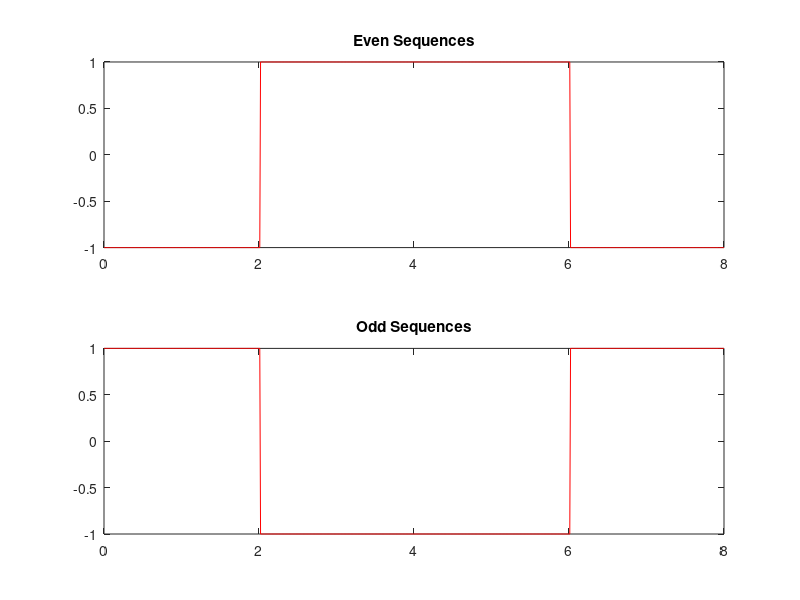
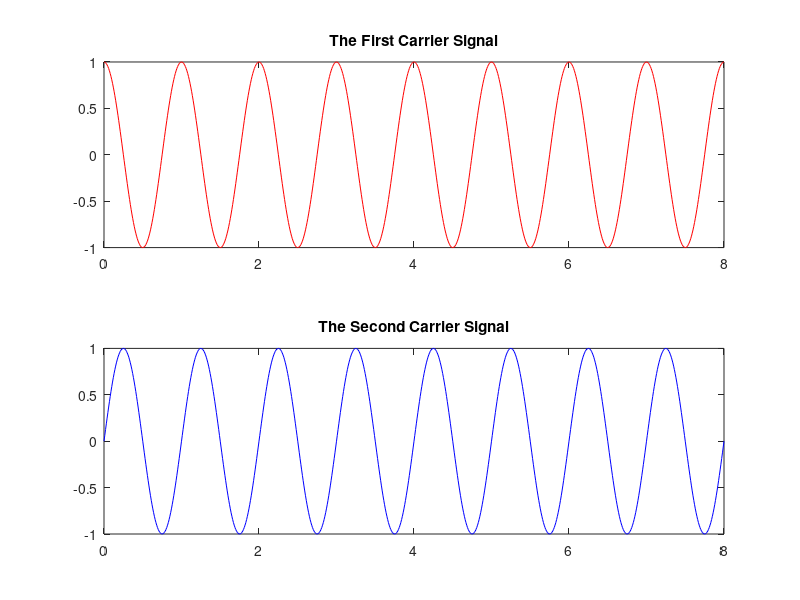
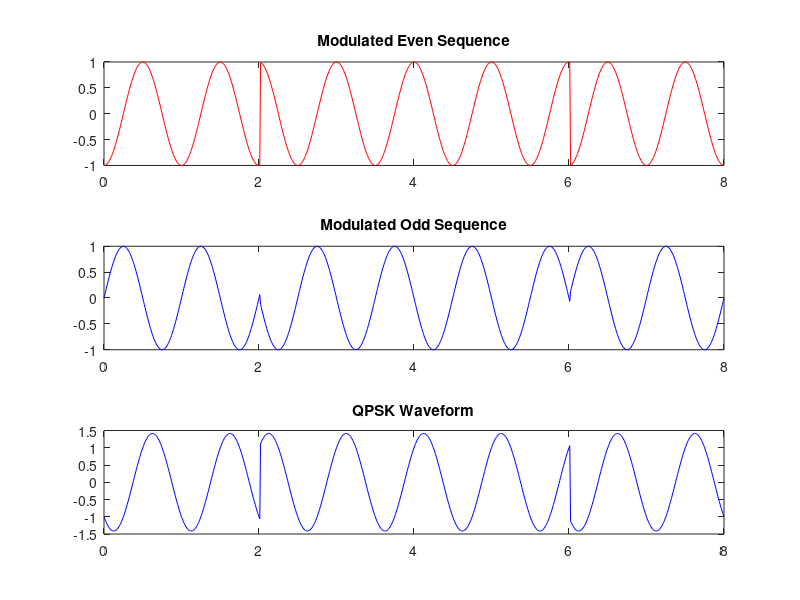

Source code (MATLAB) for these figures, in order:
%QPSK waveform generation
clc;
clear ;
close all;
x=[0 1 1 0 1 0 0 1];%input bits
%x=randi([0,1],1,8)

%Bits to polar
for i=1:length(x)
    if x(i)==0
        p(i)=-1;
    else
        p(i)=1;
    end
end

%separation of even and odd sequence
even_seq = p(1:2:length(x));
odd_seq = p(2:2:length(x));


t = 0:0.01:length(x);
%Unipolar-NRZ polar line coder signal generation
i = 1;
m= 2:2:length(x);
for j=1:length(t)
    if t(j)<=m(i)
        even_ps(j)=even_seq(i);
    else
        even_ps(j)=even_seq(i);
        i=i+1;
    end
end

i=1;
m=2:2:length(x);
for j=1:length(t)
    if t(j)<=m(i)
        odd_ps(j)=odd_seq(i);
    else
        odd_ps(j)=odd_seq(i);
        i=i+1;
    end
end

%Showing the first figure
figure(1)
subplot(2,1,1);
plot(t,even_ps,'r');
title('Even Sequences');
subplot(212);
plot(t,odd_ps,'r');
title('Odd Sequences');

%carrier signals generation
c1=cos(2*pi*1*t);
c2=sin(2*pi*1*t);


%Showing the Second figure
figure(2)
subplot(2,1,1);
plot(t,c1,'r');
title('The First Carrier Signal');
subplot(2,1,2)
plot(t,c2,'b');
title('The Second Carrier Signal');


%QPSK waveform generation
r1=even_ps.*c1;
r2=odd_ps.*c2;
qpsk_sig=r1-r2;


%Showing the Second figure
figure(3)
subplot(3,1,1)
plot(t,r1,'r');
title('Modulated Even Sequence');
subplot(3,1,2)
plot(t,r2,'b');
title('Modulated Odd Sequence');
subplot(3,1,3);
plot(t,qpsk_sig,'b');
title('QPSK Waveform');